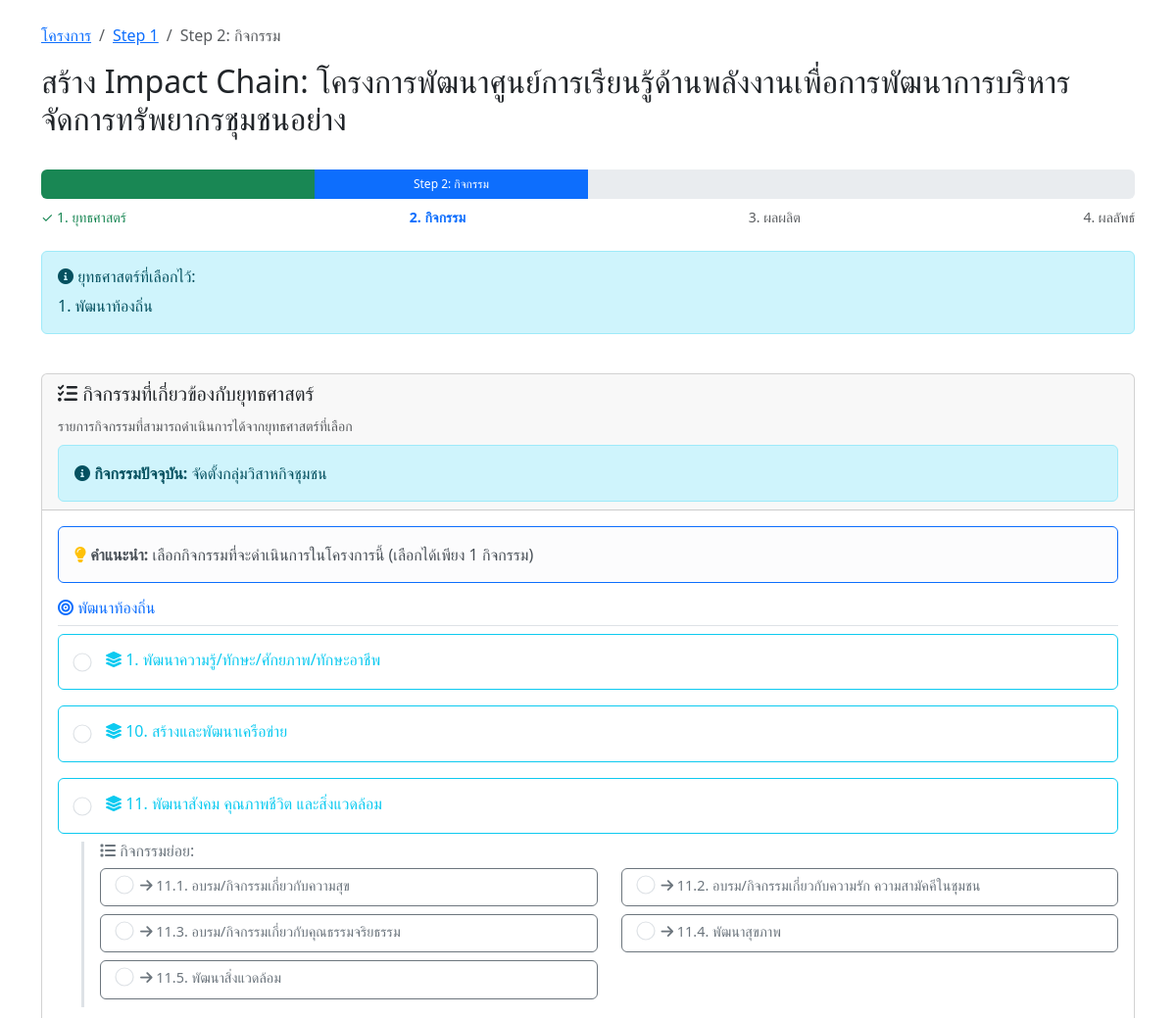
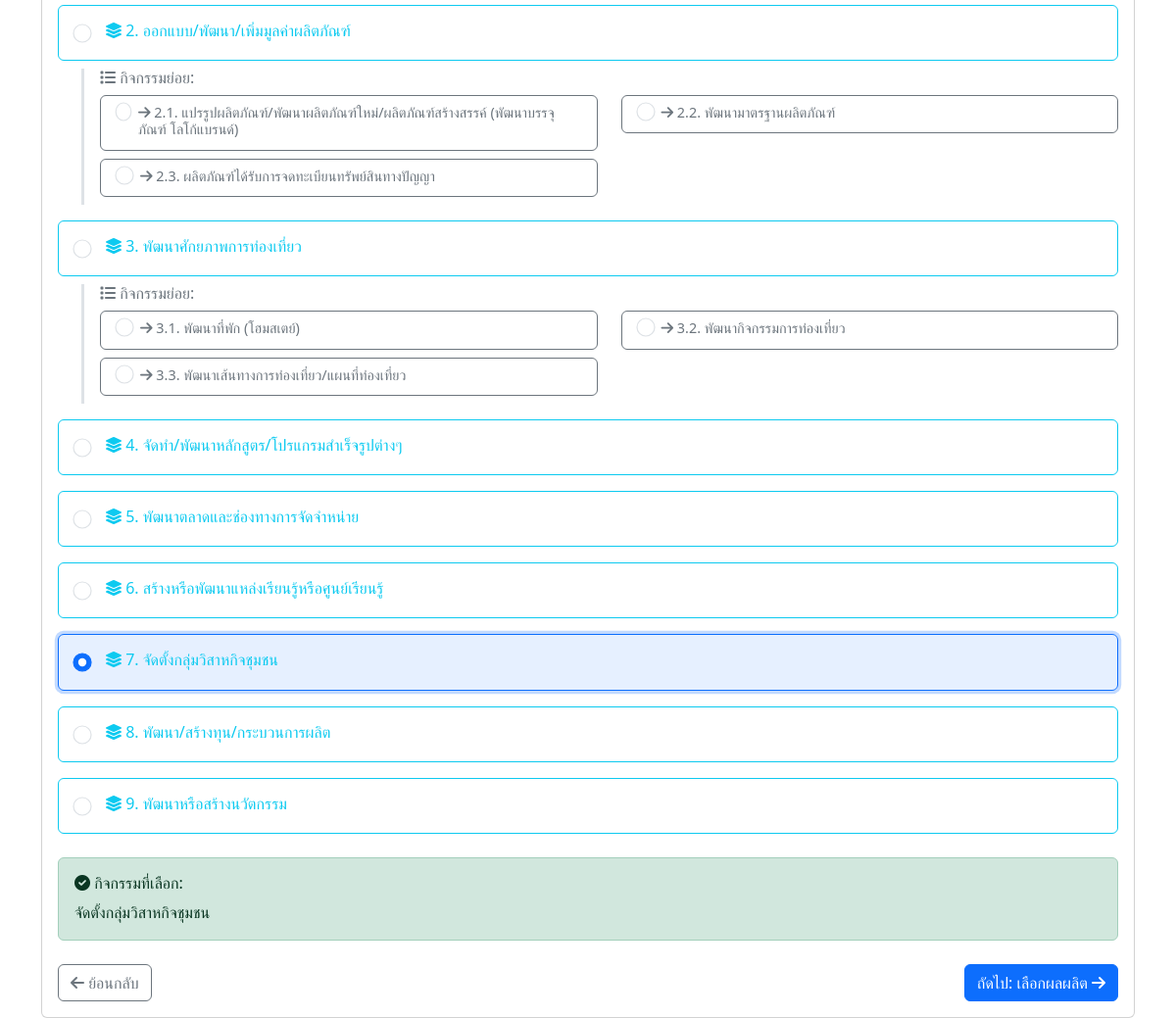
Page /impact-chain/step2-activity.php?project_id=4 (signed in) on the committed database (2 pictures, top to bottom).
### tables this page shows
CREATE TABLE `projects` (
  `id` int(11) NOT NULL,
  `project_code` varchar(50) NOT NULL COMMENT 'รหัสโครงการ',
  `name` varchar(500) NOT NULL COMMENT 'ชื่อโครงการ',
  `description` text DEFAULT NULL COMMENT 'รายละเอียดโครงการ',
  `objective` text DEFAULT NULL COMMENT 'วัตถุประสงค์โครงการ',
  `start_date` date DEFAULT NULL COMMENT 'วันที่เริ่มโครงการ',
  `end_date` date DEFAULT NULL COMMENT 'วันที่สิ้นสุดโครงการ',
  `budget` decimal(15,2) DEFAULT NULL COMMENT 'งบประมาณ',
  `organization` varchar(300) DEFAULT NULL COMMENT 'หน่วยงาน/องค์กร',
  `project_manager` varchar(200) DEFAULT NULL COMMENT 'ผู้จัดการโครงการ',
  `status` enum('incompleted','completed') DEFAULT 'incompleted' COMMENT 'สถานะโครงการ',
  `created_by` varchar(100) DEFAULT NULL COMMENT 'ผู้สร้าง',
  `created_at` timestamp NOT NULL DEFAULT current_timestamp(),
  `updated_at` timestamp NOT NULL DEFAULT current_timestamp() ON UPDATE current_timestamp()
);

CREATE TABLE `project_strategies` (
  `id` int(11) NOT NULL,
  `project_id` int(11) NOT NULL COMMENT 'รหัสโครงการ',
  `strategy_id` int(11) NOT NULL COMMENT 'รหัสยุทธศาสตร์',
  `created_by` varchar(100) DEFAULT NULL COMMENT 'ผู้สร้าง',
  `created_at` timestamp NOT NULL DEFAULT current_timestamp(),
  `updated_at` timestamp NOT NULL DEFAULT current_timestamp() ON UPDATE current_timestamp()
);

CREATE TABLE `strategies` (
  `strategy_id` int(11) NOT NULL,
  `strategy_code` varchar(50) NOT NULL,
  `strategy_name` varchar(255) NOT NULL,
  `description` text DEFAULT NULL,
  `created_at` timestamp NOT NULL DEFAULT current_timestamp()
);

CREATE TABLE `project_activities` (
  `id` int(11) NOT NULL,
  `project_id` int(11) NOT NULL COMMENT 'รหัสโครงการ',
  `activity_id` int(11) NOT NULL COMMENT 'รหัสกิจกรรม',
  `created_by` varchar(100) DEFAULT NULL COMMENT 'ผู้สร้าง',
  `created_at` timestamp NOT NULL DEFAULT current_timestamp(),
  `updated_at` timestamp NOT NULL DEFAULT current_timestamp() ON UPDATE current_timestamp()
);

CREATE TABLE `activities` (
  `activity_id` int(11) NOT NULL,
  `strategy_id` int(11) NOT NULL,
  `activity_code` varchar(20) NOT NULL,
  `activity_name` varchar(500) NOT NULL,
  `activity_description` text DEFAULT NULL
);

### impact-chain/step2-activity.php (the view, shortened to what the rows shown need)
<?php
require_once '../config.php';
$project_id = isset($_GET['project_id']) ? (int)$_GET['project_id'] : 0;
$user_id = $_SESSION['user_id'];
$check_query = "SELECT * FROM projects WHERE id = ? AND created_by = ?";
$check_stmt = mysqli_prepare($conn, $check_query);
mysqli_stmt_bind_param($check_stmt, 'is', $project_id, $user_id);
mysqli_stmt_execute($check_stmt);
$project_result = mysqli_stmt_get_result($check_stmt);
$project = mysqli_fetch_assoc($project_result);
$selected_strategies = [];
$strategy_query = "SELECT ps.strategy_id, s.strategy_name
                   FROM project_strategies ps
                   JOIN strategies s ON ps.strategy_id = s.strategy_id
                   WHERE ps.project_id = ?";
$strategy_stmt = mysqli_prepare($conn, $strategy_query);
mysqli_stmt_bind_param($strategy_stmt, 'i', $project_id);
mysqli_stmt_execute($strategy_stmt);
$strategy_result = mysqli_stmt_get_result($strategy_stmt);
if (mysqli_num_rows($strategy_result) > 0) {
    while ($strategy = mysqli_fetch_assoc($strategy_result)) {
        $selected_strategies[] = $strategy;
    }
} else {
    $_SESSION['error_message'] = "กรุณาเลือกยุทธศาสตร์ก่อน";
    header("location: step1-strategy.php?project_id=" . $project_id);
    exit;
}
$strategy_ids = array_column($selected_strategies, 'strategy_id');
$activities = [];
if (!empty($strategy_ids)) {
    $strategy_ids_str = implode(',', array_map('intval', $strategy_ids));
    $activities_query = "SELECT a.*, s.strategy_name
                         FROM activities a
                         JOIN strategies s ON a.strategy_id = s.strategy_id
                         WHERE a.strategy_id IN ($strategy_ids_str)
                         ORDER BY a.activity_code ASC";
    $activities_result = mysqli_query($conn, $activities_query);
    $activities = mysqli_fetch_all($activities_result, MYSQLI_ASSOC);
}
$selected_activities = [];
$selected_activity_ids = [];
$selected_activity_query = "SELECT pa.activity_id, a.activity_name, a.activity_code
                           FROM project_activities pa
                           JOIN activities a ON pa.activity_id = a.activity_id
                           WHERE pa.project_id = ?";
$selected_activity_stmt = mysqli_prepare($conn, $selected_activity_query);
mysqli_stmt_bind_param($selected_activity_stmt, 'i', $project_id);
mysqli_stmt_execute($selected_activity_stmt);
$selected_activity_result = mysqli_stmt_get_result($selected_activity_stmt);
while ($activity = mysqli_fetch_assoc($selected_activity_result)) {
    $selected_activities[] = $activity;
    $selected_activity_ids[] = $activity['activity_id'];
}
$level1_activities = [];
$level2_activities = [];
foreach ($activities as $activity) {
    $code_parts = explode('.', $activity['activity_code']);
    if (count($code_parts) == 1) {
        $level1_activities[$activity['strategy_name']][] = $activity;
    } else {
        $parent_code = $code_parts[0];
        $level2_activities[$parent_code][] = $activity;
    }
}
?>
<!DOCTYPE html>
<html lang="th">
<head>
    <link href="https://cdn.jsdelivr.net/npm/bootstrap@5.3.0/dist/css/bootstrap.min.css" rel="stylesheet">
    <link href="https://cdnjs.cloudflare.com/ajax/libs/font-awesome/6.0.0/css/all.min.css" rel="stylesheet">
</head>
<body>
    <div class="container mt-4">
        <div class="row mb-4">
            <div class="col-12">
                <nav aria-label="breadcrumb">
                    <ol class="breadcrumb">
                    </ol>
                </nav>
                <h2>สร้าง Impact Chain: <?php echo htmlspecialchars($project['name']); ?></h2>
            </div>
        </div>
        <div class="row mb-4">
            <div class="col-12">
                <div class="alert alert-info">
                    <div class="mb-0">
                        <?php foreach ($selected_strategies as $strategy): ?>
                            <div><?php echo htmlspecialchars($strategy['strategy_id']); ?>. <?php echo htmlspecialchars($strategy['strategy_name']); ?></div>
                        <?php endforeach; ?>
                    </div>
                </div>
            </div>
        </div>
        <div class="row">
            <div class="col-12">
                <div class="card">
                    <div class="card-header">
                        <?php if (!empty($selected_activities)): ?>
                            <div class="mt-2">
                                <div class="alert alert-info mb-0">
                                    <i class="fas fa-info-circle"></i>
                                    <strong>กิจกรรมปัจจุบัน:</strong>
                                    <?php echo htmlspecialchars($selected_activities[0]['activity_name']); ?>
                                </div>
                            </div>
                        <?php endif; ?>
                    </div>
                    <div class="card-body">
                        <?php if (empty($level1_activities)): ?>
                            <div class="alert alert-warning">
                                <i class="fas fa-exclamation-triangle"></i> ไม่พบข้อมูลกิจกรรมที่เกี่ยวข้องกับยุทธศาสตร์ที่เลือก
                            </div>
                            <div class="d-flex justify-content-between">
                                <a href="step1-strategy.php?project_id=<?php echo $project_id; ?>" class="btn btn-outline-secondary">
                                    <i class="fas fa-arrow-left"></i> ย้อนกลับ
                                </a>
                            </div>
                        <?php else: ?>
                            <form id="activityForm" method="POST" action="process-step2.php">
                                <?php foreach ($level1_activities as $strategy_name => $strategy_activities): ?>
                                    <div class="mb-4">
                                        <h6 class="text-primary border-bottom pb-2">
                                            <i class="fas fa-bullseye"></i> <?php echo htmlspecialchars($strategy_name); ?>
                                        </h6>
                                        <?php foreach ($strategy_activities as $main_activity): ?>
                                            <div class="mb-3">
                                                <div class="card border-info activity-card <?php echo in_array($main_activity['activity_id'], $selected_activity_ids) ? 'selected' : ''; ?>"
                                                    onclick="selectActivity('<?php echo $main_activity['activity_id']; ?>')">
                                                    <div class="card-body">
                                                        <div class="d-flex align-items-start">
                                                            <input type="radio"
                                                                class="form-check-input activity-radio me-3 mt-1"
                                                                name="selected_activity"
                                                                value="<?php echo $main_activity['activity_id']; ?>"
                                                                id="activity_<?php echo $main_activity['activity_id']; ?>"
                                                                <?php echo in_array($main_activity['activity_id'], $selected_activity_ids) ? 'checked' : ''; ?>>
                                                            <div class="flex-grow-1">
                                                                <h6 class="card-title text-info mb-1">
                                                                    <i class="fas fa-layer-group"></i> <?php echo $main_activity['activity_code']; ?>. <?php echo htmlspecialchars($main_activity['activity_name']); ?>
                                                                </h6>
                                                            </div>
                                                        </div>
                                                    </div>
                                                </div>
                                                <?php if (isset($level2_activities[$main_activity['activity_code']])): ?>
                                                    <div class="ms-4 mt-2">
                                                        <h6 class="text-secondary mb-2">
                                                            <i class="fas fa-list"></i> กิจกรรมย่อย:
                                                        </h6>
                                                        <div class="row">
                                                            <?php
                                                            foreach ($level2_activities[$main_activity['activity_code']] as $sub_activity):
                                                            ?>
                                                                <div class="col-md-6 mb-2">
                                                                    <div class="card border-secondary activity-card <?php echo in_array($sub_activity['activity_id'], $selected_activity_ids) ? 'selected' : ''; ?>"
                                                                        onclick="selectActivity('<?php echo $sub_activity['activity_id']; ?>')">
                                                                        <div class="card-body py-2">
                                                                            <div class="d-flex align-items-start">
                                                                                <input type="radio"
                                                                                    class="form-check-input activity-radio me-2 mt-0"
                                                                                    name="selected_activity"
                                                                                    value="<?php echo $sub_activity['activity_id']; ?>"
                                                                                    id="activity_<?php echo $sub_activity['activity_id']; ?>"
                                                                                    <?php echo in_array($sub_activity['activity_id'], $selected_activity_ids) ? 'checked' : ''; ?>>
                                                                                <div class="flex-grow-1">
                                                                                    <h6 class="card-title text-secondary mb-1" style="font-size: 0.9rem;">
                                                                                        <i class="fas fa-arrow-right"></i> <?php echo $sub_activity['activity_code']; ?>. <?php echo htmlspecialchars($sub_activity['activity_name']); ?>
                                                                                    </h6>
                                                                                </div>
                                                                            </div>
                                                                        </div>
                                                                    </div>
                                                                </div>
                                                            <?php
                                                            endforeach;
                                                            ?>
                                                        </div>
                                                    </div>
                                                <?php endif; ?>
                                            </div>
                                        <?php endforeach; ?>
                                    </div>
                                <?php endforeach; ?>
                            </form>
                        <?php endif; ?>
                    </div>
                </div>
            </div>
        </div>
    </div>
</body>
</html>

### rows in the picture
projects: name "โครงการพัฒนาศูนย์การเรียนรู้ด้านพลังงานเพื่อการพัฒนาการบริหารจัดการทรัพยากรชุมชนอย่าง"
project_strategies: strategy "1", strategy.strategy_name "พัฒนาท้องถิ่น"
project_activities: activity.activity_name "จัดตั้งกลุ่มวิสาหกิจชุมชน"
activities: activity_code "1", activity_name "พัฒนาความรู้/ทักษะ/ศักยภาพ/ทักษะอาชีพ"
activities: activity_code "10", activity_name "สร้างและพัฒนาเครือข่าย"
activities: activity_code "11", activity_name "พัฒนาสังคม คุณภาพชีวิต และสิ่งแวดล้อม"
activities: activity_code "11.1", activity_name "อบรม/กิจกรรมเกี่ยวกับความสุข"
activities: activity_code "11.2", activity_name "อบรม/กิจกรรมเกี่ยวกับความรัก ความสามัคคีในชุมชน"
activities: activity_code "11.3", activity_name "อบรม/กิจกรรมเกี่ยวกับคุณธรรมจริยธรรม"
activities: activity_code "11.4", activity_name "พัฒนาสุขภาพ"
activities: activity_code "11.5", activity_name "พัฒนาสิ่งแวดล้อม"
activities: activity_code "2", activity_name "ออกแบบ/พัฒนา/เพิ่มมูลค่าผลิตภัณฑ์"
activities: activity_code "2.1", activity_name "แปรรูปผลิตภัณฑ์/พัฒนาผลิตภัณฑ์ใหม่/ผลิตภัณฑ์สร้างสรรค์ (พัฒนาบรรจุภัณฑ์ โลโก้แบรนด์)"
activities: activity_code "2.2", activity_name "พัฒนามาตรฐานผลิตภัณฑ์"
activities: activity_code "2.3", activity_name "ผลิตภัณฑ์ได้รับการจดทะเบียนทรัพย์สินทางปัญญา"
activities: activity_code "3", activity_name "พัฒนาศักยภาพการท่องเที่ยว"
activities: activity_code "3.1", activity_name "พัฒนาที่พัก (โฮมสเตย์)"
activities: activity_code "3.2", activity_name "พัฒนากิจกรรมการท่องเที่ยว"
activities: activity_code "3.3", activity_name "พัฒนาเส้นทางการท่องเที่ยว/แผนที่ท่องเที่ยว"
activities: activity_code "4", activity_name "จัดทำ/พัฒนาหลักสูตร/โปรแกรมสำเร็จรูปต่างๆ"
activities: activity_code "5", activity_name "พัฒนาตลาดและช่องทางการจัดจำหน่าย"
activities: activity_code "6", activity_name "สร้างหรือพัฒนาแหล่งเรียนรู้หรือศูนย์เรียนรู้"
activities: activity_id "☑", activity_code "7", activity_name "จัดตั้งกลุ่มวิสาหกิจชุมชน"
activities: activity_code "8", activity_name "พัฒนา/สร้างทุน/กระบวนการผลิต"
activities: activity_code "9", activity_name "พัฒนาหรือสร้างนวัตกรรม"

### other values in the picture
$strategy_name "พัฒนาท้องถิ่น"
